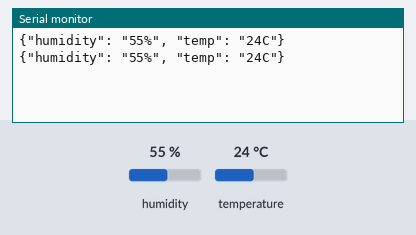
Recording of a sketch running on a simulated Arduino Uno, built with avr-gcc and run on an emulated ATmega328P. Parts: the last lines printed to the serial monitor. Inputs (shaded band) come from the test bench; at power-on: humidity 55 %, temperature 24 °C.

Above: at 2.8 s.
2.9 s: humidity set to 22 %
At 5.1 s:
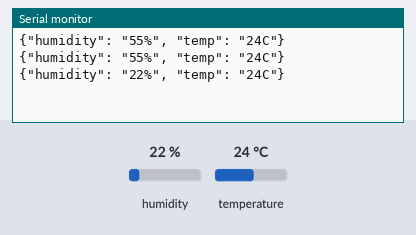
5.7 s: temperature set to 12 °C
At 7.7 s:
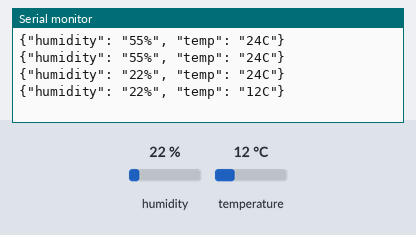
8.5 s: humidity set to 40 %
At 11.6 s:
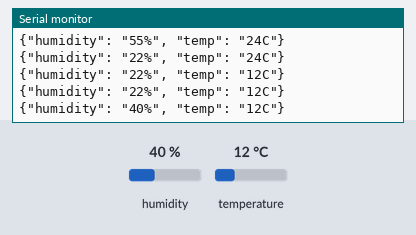
Timing chart, 0 to 13.1 s (numbered marks = the images above; inputs shaded):
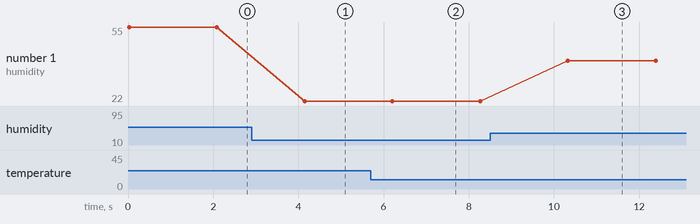

The sketch:

temperature-bluetooth.ino
```cpp
#include <SoftwareSerial.h>

#include <dht.h>

dht DHT;

#define higrometrPin 5

#define bluetoothTx 2
#define bluetoothRx 3

SoftwareSerial bluetooth(bluetoothRx, bluetoothTx);

void setup() {
  Serial.begin (9600);
  bluetooth.begin(9600);
}

void loop() {
  Serial.flush();
  unsigned long time = millis();

  int humidity;
  int temperature;
  long distance;

  // Read higrometr
  switch (DHT.read11(higrometrPin)) {
    case DHTLIB_OK:
    break;
    case DHTLIB_ERROR_CHECKSUM:
    Serial.print("Checksum error,\t");
    break;
    case DHTLIB_ERROR_TIMEOUT:
    Serial.print("Time out error,\t");
    break;
    default:
    Serial.print("Unknown error,\t");
    break;
  }
  humidity = DHT.humidity;
  temperature = DHT.temperature;

  // Print data
  Serial.print("{\"humidity\": \"");
  Serial.print(humidity, 1);
  Serial.print("%\", \"temp\": \"");
  Serial.print(temperature, 1);
  Serial.print("C\"}\n");

  bluetooth.print("{\"humidity\": \"");
  bluetooth.print(humidity, 1);
  bluetooth.print("%\", \"temp\": \"");
  bluetooth.print(temperature, 1);
  bluetooth.print("C\"}\n");
  delay(2000);
}
```

Measured:
- after the input at 2.9 s, the serial monitor: prints a new line after 1.2 s (image 1)
- after the input at 5.7 s, the serial monitor: prints a new line after 0.51 s (image 2)
- after the input at 8.5 s, the serial monitor: prints a new line after 1.8 s (image 3)
- plotted number 1: 55 → 22 after the input at 2.9 s, 22 → 40 after the input at 8.5 s
